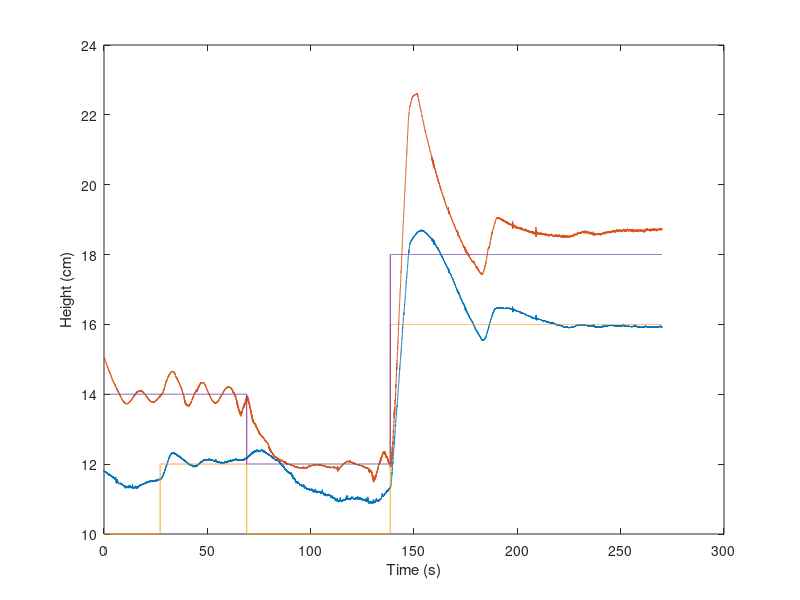
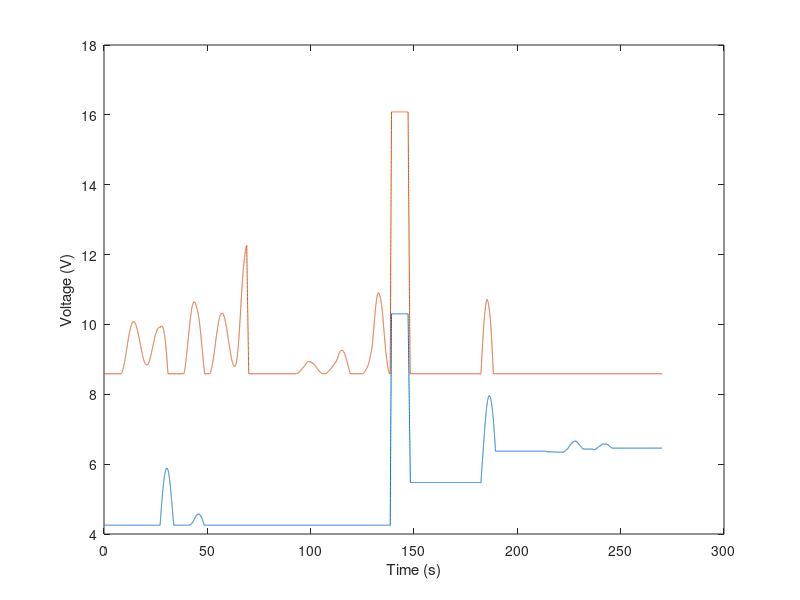

The MATLAB script that drew these images, in order:
%% Michael Ralea
% Data capture plotting

Array = csvread('65_Regions_3_3_corrected.csv');
Time_s = Array(:, 1) * 0.001;
Tank_1_Height = Array(:, 2);
Tank_2_Height = Array(:, 3);
Tank_1_Setpoint = Array(:, 6);
Tank_2_Setpoint = Array(:, 7);
figure(1)
plot(Time_s, Tank_1_Height, Time_s, Tank_2_Height, Time_s, Tank_1_Setpoint, Time_s, Tank_2_Setpoint)
xlabel("Time (s)");
ylabel("Height (cm)");

figure(2)
Motor_1_Input = Array(:, 4);
Motor_2_Input = Array(:, 5);
plot(Time_s, Motor_1_Input, Time_s, Motor_2_Input)
xlabel("Time (s)");
ylabel("Voltage (V)");
